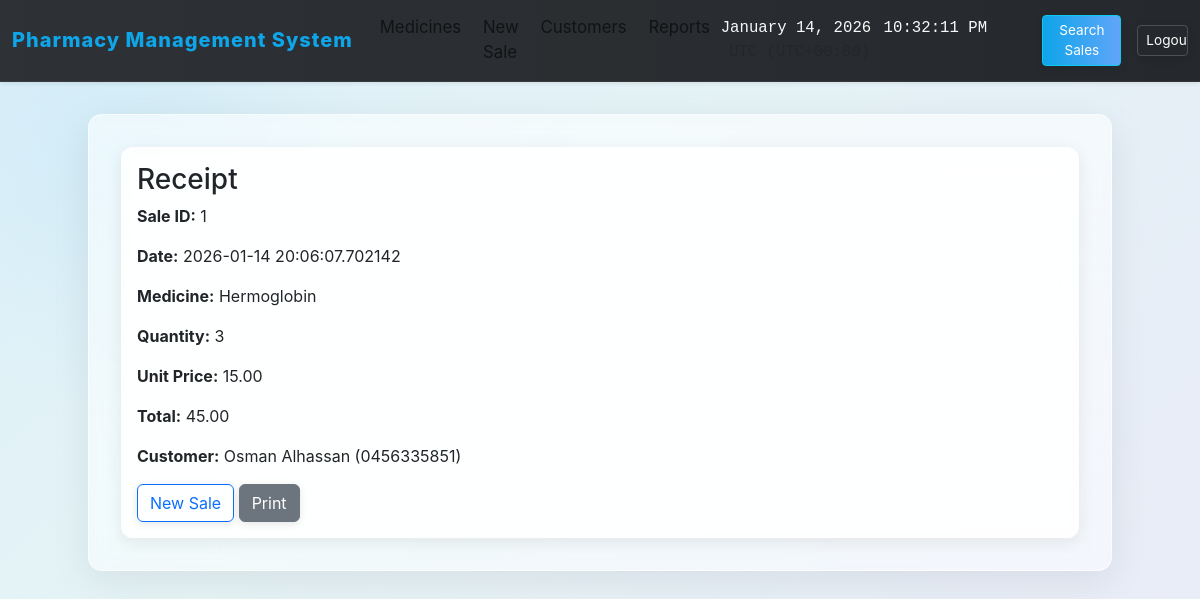
The app's page /sales/receipt/1 (signed in) with its own data.
### models.py (models this page shows, shortened)
class Sale(db.Model):
    id = db.Column(db.Integer, primary_key=True)
    medicine_id = db.Column(db.Integer, db.ForeignKey("medicine.id"), nullable=False)
    medicine = db.relationship("Medicine")
    quantity = db.Column(db.Integer, nullable=False)
    price_per_unit = db.Column(db.Float, nullable=False)
    total_price = db.Column(db.Float, nullable=False)
    timestamp = db.Column(db.DateTime, default=datetime.now)
    customer_id = db.Column(db.Integer, db.ForeignKey("customer.id"), nullable=True)
    customer = db.relationship("Customer")

class Medicine(db.Model):
    id = db.Column(db.Integer, primary_key=True)
    name = db.Column(db.String(120), nullable=False)
    brand = db.Column(db.String(120))
    price = db.Column(db.Float, nullable=False)
    quantity = db.Column(db.Integer, nullable=False, default=0)
    expiry_date = db.Column(db.Date, nullable=True)
    category = db.Column(db.String(80))
    description = db.Column(db.Text)

class Customer(db.Model):
    id = db.Column(db.Integer, primary_key=True)
    name = db.Column(db.String(120), nullable=False)
    phone = db.Column(db.String(30))

### app.py (the view)
    @app.route('/sales/receipt/<int:sale_id>')
    def receipt(sale_id):
        sale = Sale.query.get_or_404(sale_id)
        return render_template('receipt.html', sale=sale)

### templates/receipt.html
{% extends 'base.html' %}
{% block content %}
  <div class="card">
    <div class="card-body">
      <h3 class="card-title">Receipt</h3>
      <p><strong>Sale ID:</strong> {{sale.id}}</p>
      <p><strong>Date:</strong> {{sale.timestamp}}</p>
      <p><strong>Medicine:</strong> {{sale.medicine.name}}</p>
      <p><strong>Quantity:</strong> {{sale.quantity}}</p>
      <p><strong>Unit Price:</strong> {{'%.2f'|format(sale.price_per_unit)}}</p>
      <p><strong>Total:</strong> {{'%.2f'|format(sale.total_price)}}</p>
      {% if sale.customer %}
        <p><strong>Customer:</strong> {{sale.customer.name}} {{sale.customer.phone and '(' ~ sale.customer.phone ~ ')'}} </p>
      {% endif %}
      <a class="btn btn-outline-primary" href="/sales/new">New Sale</a>
      <a class="btn btn-secondary" onclick="window.print()">Print</a>
    </div>
  </div>
{% endblock %}

### static/animations.css (style rules this page uses)
.btn { position: relative; overflow: hidden; transition: all 0.2s cubic-bezier(0.34, 1.56, 0.64, 1); box-shadow: 0 2px 8px rgba(0, 0, 0, 0.1); }
.btn::before { content: ''; position: absolute; top: 50%; left: 50%; width: 0; height: 0; border-radius: 50%; background: rgba(255, 255, 255, 0.5); transform: translate(-50%, -50%); pointer-events: none; }
.card { animation: fadeInUp 0.5s ease-out; border: none; border-radius: 12px; box-shadow: 0 4px 16px rgba(0, 0, 0, 0.08); transition: all 0.3s cubic-bezier(0.34, 1.56, 0.64, 1); background: rgba(255, 255, 255, 0.8); backdrop-filter: blur(8px); }

### templates/base.html (style rules this page uses)
:root { --primary-blue: #0ea5e9; --accent-green: #16a34a; --danger-red: #ef4444; --glass-white: rgba(255,255,255,0.75); --glass-border: rgba(255,255,255,0.6); --muted: rgba(0,0,0,0.6); }
html,body { height:100%; }
body { background: linear-gradient(135deg, rgba(14,165,233,0.12) 0%, rgba(16,185,129,0.06) 40%, rgba(239,68,68,0.04) 100%), radial-gradient( circle at 10% 20%, rgba(14,165,233,0.06), transparent 20%), linear-gradient(120deg, #f8fafc 0%, #eaf2ff 100%); min-height: 100vh; font-family: -apple-system, BlinkMacSystemFont, 'Segoe UI', Roboto, 'Helvetica Neue', Arial; color: #0f172a; }

### records on screen
Sale: id "1", timestamp "2026-01-14 20:06:07.702142", quantity "3", price_per_unit "15.00", total_price "45.00"
Medicine: medicine.name "Hermoglobin"
Customer: customer.name "Osman Alhassan", customer "(0456335851)"
